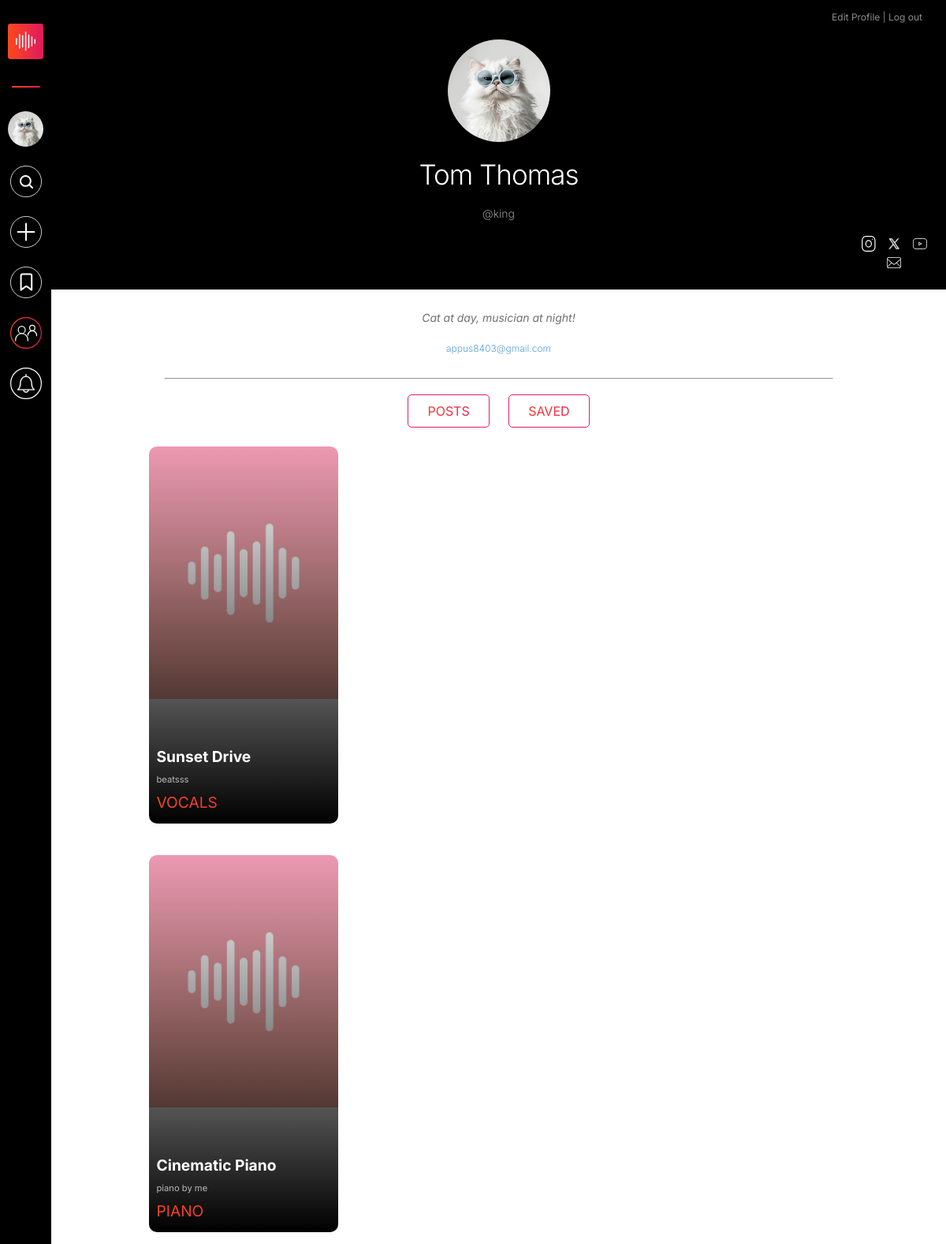
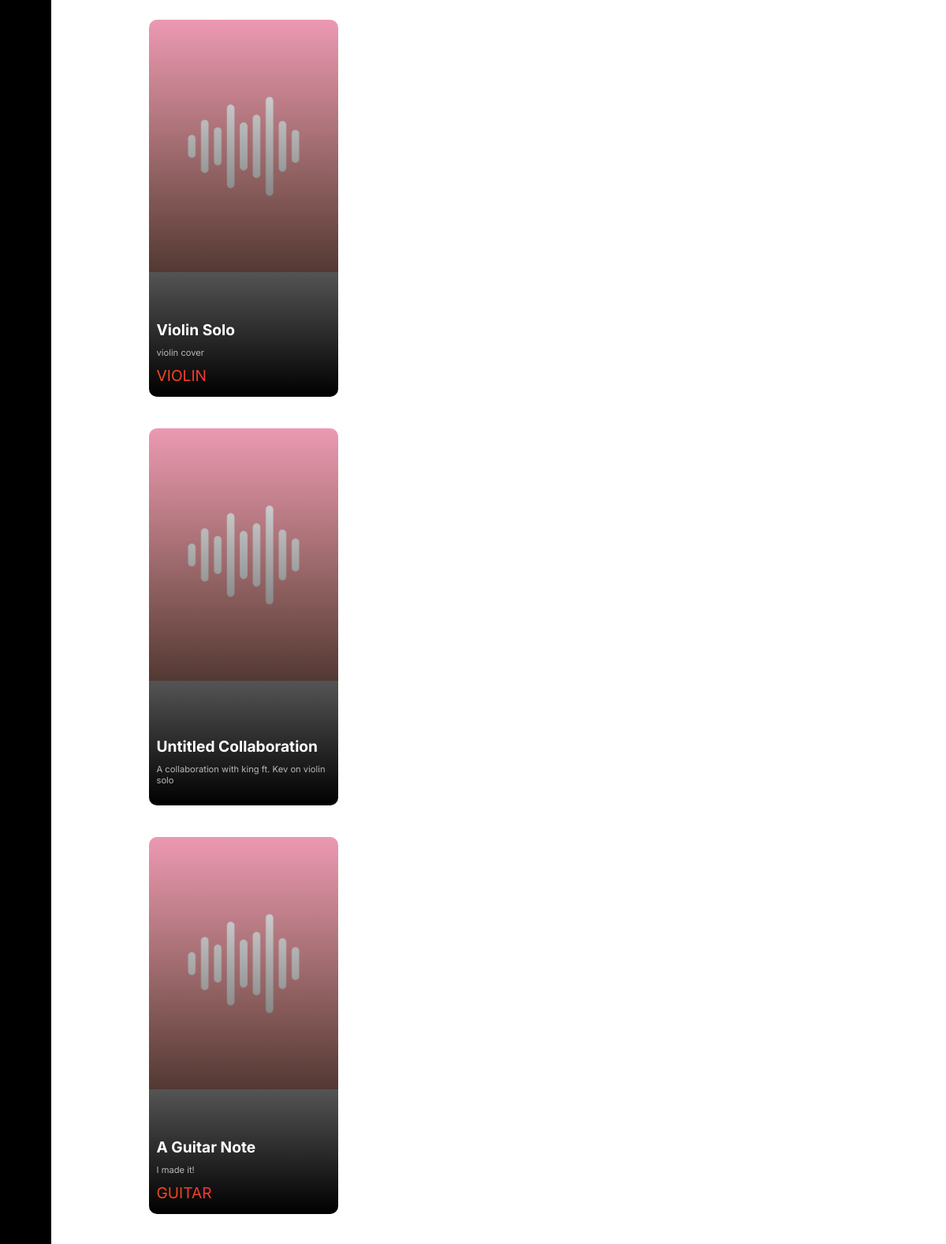
/my-profile-old (signed in, upper part), run on the app's committed database (2 pictures, top to bottom).
### users/models.py (models this page shows, shortened)
class profiledatadb(models.Model):
    username=models.CharField(primary_key=True,max_length=25,unique=True)
    password = models.CharField(max_length=15)
    firstname=models.CharField(max_length=30)
    lastname=models.CharField(max_length=30)
    email = models.EmailField()
    profile_picture = models.ImageField(upload_to='media/Profiles')
    user_bio=models.TextField()
    phone=models.IntegerField(null=True)
    timestamp=models.DateTimeField(auto_now_add=True,null=True)
    insta=models.URLField(max_length=200,blank=True,null=True)
    yout=models.URLField(max_length=200,blank=True,null=True)
    twit=models.URLField(max_length=200, blank=True,null=True)
    followers = models.ManyToManyField(User, related_name="following", blank=True)

class postdb(models.Model):
    pid=models.UUIDField(primary_key=True,max_length=10,default=uuid.uuid4)
    username=models.ForeignKey(to=profiledatadb,on_delete=models.CASCADE)
    media=models.FileField(upload_to='media/Posts')
    media_thumbnail=models.FileField(upload_to='media/Thumbnails',default=None,blank=True,null=True)
    caption=models.CharField(max_length=30)
    descr=models.TextField()
    langu=models.CharField(max_length=15,default="English")
    mediatype=models.CharField(max_length=15,blank=True)
    location=models.CharField(max_length=15)
    likes=models.IntegerField(default=0)
    media_format=models.CharField(max_length=20, blank=True)
    timestamp = models.DateTimeField(auto_now=True)
    collaborated_owners = models.ManyToManyField(User, through="collaborators_table")
    isCollaborated = models.BooleanField(default=False)
    collaboration = models.UUIDField(default=None,blank=True,null=True)
    flagged = models.BooleanField(default=False)  # 0 = Not Flagged, 1 = Flagged
    flag_counter = models.IntegerField(default=0)  # Tracks offensive/explicit content reports
    reported_users = models.ManyToManyField(User, blank=True, related_name="reported_posts")
    is_private = models.BooleanField(default=False)

### users/views.py (the view)
# urls.py: path('my-profile-old', views.profile_fpv, name = 'my-profile-old'),
def profile_fpv(request):
    try:
        user=request.user.username
        userBioCollect = profiledatadb.objects.get(username=user)
        post=postdb.objects.filter(username=user)
        context={
            'user': userBioCollect,
            'post':post,
        }
    except profiledatadb.DoesNotExist:
        user = None
    return render(request, 'profile-fpv.html',context)

### templates/profile-fpv.html (shortened to what this page needs)
{% extends 'base.html' %}
{% load static %}
{% block additional_css %}
<link rel="stylesheet" href="{% static 'css/profile-page-style.css' %}">
{% endblock %}
{% block content %}
<div class="header">
    {% if user %}
    <div class="edit-logout">
        <a class="e-l-buttons" href="{% url 'editprofile' %}">Edit Profile</a><span> | </span>
        <a class="e-l-buttons" href="{% url 'signout' %}" id="logout">Log out</a>
    </div>
            <img src= '{{user.profile_picture.url}}' alt="{{user.firstname}}'s profile picture" class="imgcenter"/>
            <p id="profile-name">{{ user.firstname }}<span>  </span>{{ user.lastname }}</p>
            <p id="user-name-id"><span class="username">@{{ user.username }}</span></p>
            <div class="socials">
                <a href="{{ user.insta }}"><img src="{% static 'images/instagram.svg' %}" alt="" height="20px" width="20px"></a>
                <a href="{{ user.twit }}"><img src="{% static 'images/twitter.svg' %}" alt="" height="20px" width="20px"></a>
                <a href="{{ user.yout }}"><img src="{% static 'images/youtube.svg' %}" alt="" height="20px" width="20px"></a>
                <a href="mailto:{{ user.email }}"><img src="{% static 'images/mail.svg' %}" alt="" height="20px" width="20px"></a>
            </div>
        </div>
        <div class="body">
            <div class="profile-info">
                <p id="desc">
                    {{ user.user_bio }}
                </p>
                <a href="" class="mailbio">{{ user.email }}</a>
            </div>
    {% endif %}
<hr style="margin: 30px;">
<div id="profile-content-controller-posts">{% include 'posts.html'  %}</div>
</div>
{% endblock %}

### templates/base.html (shortened to what this page needs)
{% load static %}
<!DOCTYPE html>
<html lang="en">
<head>
    <link rel="stylesheet" href="{% static 'css/base-file.css' %}">
    <link rel="stylesheet" href="{% static 'css/loader.css' %}">
    {% block additional_css %}{% endblock %}
</head>
<body>
    {% if user %}
    <div class="main-docker">
        <div class="nav-section-web">
            <nav class="navigation-controlling-deck" id="navigation-controlling-deck">
                <a href="{% url 'home' %}"><img class="navbar-control-icons" id="navbar-main-logo" src="{% static 'images/Sounz_logo.svg' %}" alt="Sounz logo"></a>
                <div id="nav-separator"></div>
                {% if user.profile_picture.url %}
                    <a href="{% url 'my-profile' %}"><img class="navbar-control-icons" id="navbar-user-profile-pic" src="{{user.profile_picture.url}}" alt="" width="10px" height="40px"></a>
                {% endif %}
                <a href="{% url 'search' %}"><img id="search-icon" class="navbar-control-icons" src="{% static 'images/Search button.svg' %}" alt="Search icon"></a>
                <a href="{% url 'upload' %}"><img class="navbar-control-icons" src="{% static 'images/upload-white.svg' %}" alt="Upload icon"></a>
                <a href="{% url 'my-profile' %}?section=saved"><img class="navbar-control-icons" src="{% static 'images/save.svg' %}" alt="Save icon"></a>
                <a onclick="toggleCollabMenu('web')"><img class="navbar-control-icons" src="{% static 'images/collab_nav.svg' %}" alt="Collab icon"></a>
                <a href="{% url 'notifications' %}"><img class="navbar-control-icons" src="{% static 'images/notifications.svg' %}" alt="notification icon"></a>
            </nav>
        </div>
        <div class="web-collab-list" id="collabMenu">
        </div>
        <div class="export-htmls" id="export-htmls" style="display: none;">
            {% block content %}
            {% endblock %}
        </div>
    </div>
    {% endif %}
</body>
</html>

### templates/posts.html
{% load static %}
<head>
    <link rel="stylesheet" href="{% static 'css/profile-page-style.css' %}">
</head>
<div class="buttons">
    <a href="#" type="button" class="profile-content-buttons post-button">Posts</a>
    <a href="{% url 'nav-saved' %}" type="button" class="profile-content-buttons" id="savedbutton">Saved</a>
</div>
<div class="posts">
    {% if post %}
        {% for p in post %}
        <a style="margin: 20px 10px;" href="{% url 'sh-media' %}?pid={{p.pid}}">
            <div class="thumbnail-container">
                {% if p.media_thumbnail %}
                                    <img src="{{ p.media_thumbnail.url }}" alt="" class="post-thumbnail">
                                {% else %}
                                    {% if p.media_format == "Audio" %}
                                        <img src="{% static 'images/9_16 Audio.png' %}" alt="" class="post-thumbnail" >
                                    {% elif p.media_format == "Video" %}
                                        <img src="{% static 'images/9_16 Video.png' %}" alt="" class="post-thumbnail">
                                    {% endif %}
                                {% endif %}
                <video><source src="{{ p.media }}"></video>
                <div class="gradient-overlay">
                    <div class="padding-controll">
                        <h2 class="video-caption">{{ p.caption}}</h2>
                        <p class="video-description">{{ p.descr }}</p>
                        <p class="instrument-used">{{ p.mediatype }}</p>
                    </div>
                </div>
            </div>
        </a>
        {% endfor %}
    {% else %}
    <div id="profile-content-controller-nomedia" style="display: block; width: 100%;">{% include 'content-404.html'  %}</div>
    {% endif %}
</div>

### static/css/base-file.css (style rules this page uses)
* { margin: 0; padding: 0; min-width: 0; min-height: 0; box-sizing: border-box; }
html, body { margin: 0; padding: 0; height: 100%; font-family: "Inter", sans-serif; font-optical-sizing: auto; font-weight: normal; font-style: normal; font-variation-settings: "slnt" 0; }
.main-docker { min-height: 100%; display: flex; flex-direction: row; }
.nav-section-web { width: fit-content; background-color: black; position: fixed; top: 0; height: 100%; max-width: 65px; z-index: 99999; }
#navigation-controlling-deck { display:flex; flex-direction: column; flex-wrap: wrap; align-items: center; padding: 20px 10px; }
img.navbar-control-icons { width: 40px; margin: 10px 0; cursor: pointer; }
img#navbar-main-logo { width: 45px; }
img#navbar-user-profile-pic { width: 45px; height: 45px; border-radius: 50%; aspect-ratio: 8 / 8; object-fit: cover; }
#nav-separator { width: 80%; margin: 20px 0; height: 2px; border-radius: 10px; background-image: linear-gradient(90deg, rgba(248, 73, 27, 1) 0%, rgba(241, 47, 63, 1) 50%, rgba(220, 24, 96, 1) 100%); }
.export-htmls { flex: 1; margin-left: 65px; width: 100%; }
.web-collab-list { position: fixed; top: 0; left: -27%; width: 22%; height: 100%; margin-left: 65px; background-color: #000000c9; z-index: 997; backdrop-filter: blur(30px); padding: 10px; padding-top: 40px; transition: transform 0.4s ease, left 0.4s ease; }

### static/css/profile-page-style.css (style rules this page uses)
.imgcenter { margin-left: auto; margin-right: auto; width: 130px; aspect-ratio: 1; border-radius: 50%; object-fit: cover; }
.header { background-color: #000; color: #fff; text-align: center; padding: 10px; padding-bottom:20px; gap: 20px; width: 100%; display: flex ; flex-direction: column; justify-content: space-around; align-items: center; flex-wrap: wrap; }
p#profile-name { margin: 0px; font-size: 35px; letter-spacing: -1px; font-weight: 300; }
p#user-name-id { margin: 0; color: #969696; font-size: 14px; font-weight: 300; }
.socials { margin-left: 90%; }
.body { text-align: center; padding: 5px 10%; }
p#desc { color: #707070; font-size: 14px; line-height: 1.6; font-style: italic; margin: 20px 0px; }
.profile-info { display: flex; flex-direction: column; justify-content: center; align-items: center; }
.mailbio { font-size: 12px; font-weight: 300; color: #579fdd; text-decoration: none; position: relative; display: inline-block; }
.mailbio::after { content: ""; position: absolute; left: 0; bottom: 0; height: 1px; width: 100%; opacity: 0; background-color: #3d729f; transition: opacity 0.3s ease-in-out; }
.edit-logout { margin-left: auto; padding-right: 20px; }
.e-l-buttons, .edit-logout > span { text-decoration: none; color: #8b8b8b; font-size: 12px; }
.profile-content-buttons { padding: 10px 24px; margin: 0 10px; background-image: linear-gradient(90deg, rgba(248, 73, 27, 1) 0%, rgba(241, 47, 63, 1) 50%, rgba(220, 24, 96, 1) 100%); -webkit-background-clip: text; background-clip: text; color: transparent; border: 1px solid rgba(226, 28, 102, 1); border-radius: 5px; font-size: 16px; width: 18%; min-width: max-content; cursor: pointer; text-decoration: none; text-transform: uppercase; }
.posts { display: flex; flex-direction: column; color: #fff; padding-top: 15px; justify-content: flex-start; }
.post-thumbnail { width: 100%; object-fit: cover; aspect-ratio: 450 / 600; }
.thumbnail-container { position: relative; max-width: 15em; border-radius: 10px; overflow: hidden; flex: 1 1 calc(25% - 20px); }
.gradient-overlay { position: absolute; bottom: 0; width: 100%; height: 100%; background: linear-gradient(to top, black, transparent); display: flex; flex-direction: column; justify-content: flex-end; color: white; align-items: flex-start; }
.padding-controll { padding: 0 10px 15px 10px; text-align: start; width: 100%; }
.video-caption { font-size: 1.2em; margin: 0; text-transform:capitalize; text-overflow: ellipsis; -webkit-box-orient: vertical; display: -webkit-box; -webkit-line-clamp: 1; overflow: hidden; }
.video-caption::first-letter { text-transform: uppercase; }
.video-description { font-size: 0.7em; margin: 10px 0; text-overflow: ellipsis; -webkit-box-orient: vertical; display: -webkit-box; -webkit-line-clamp: 3; overflow: hidden; color: #b8b8b8; }
.instrument-used { font-size: 1.2em; background-image: linear-gradient(90deg, rgba(248, 73, 27, 1) 0%, rgba(241, 47, 63, 1) 50%, rgba(220, 24, 96, 1) 100%); -webkit-background-clip: text; background-clip: text; color: transparent; margin: 0; text-overflow: ellipsis; max-width: 90%; overflow: hidden; text-transform: uppercase; }

### data on the page
profiledatadb: profile_picture (picture), firstname "Tom", lastname "Thomas", username "king", user_bio "Cat at day, musician at night!", email "appus8403@gmail.com"
postdb: caption "Sunset Drive", descr "beatsss"
postdb: caption "Cinematic Piano", descr "piano by me"
postdb: caption "Violin Solo", descr "violin cover"
postdb: caption "Untitled Collaboration", descr "A collaboration with king ft. Kev on violin solo"
postdb: caption "A Guitar Note", descr "I made it!"
